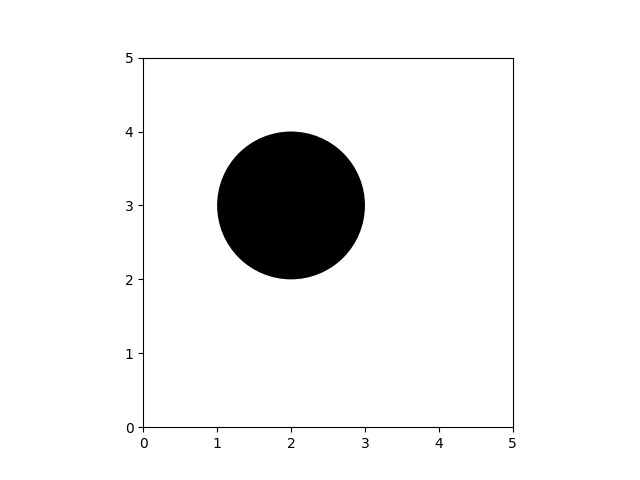
#> input picture 几何变换/Circle.png, 640 x 480 px
$ python init.py
#> lines starting #> are read from the running program, lines starting #| are printed output that depends on the picture; long printed decimals are rounded
import cv2
import numpy as np

# 加载图像
img = cv2.imread('Circle.png')
#> img is the input picture: shape (480, 640, 3); min 0, max 255, mean 239.1

# 获取图像尺寸
rows, cols, _ = img.shape
#> rows = 480; cols = 640

# 定义变换前后的三个点的坐标
src_pts = np.float32([[0, 0], [cols-1, 0], [0, rows-1]])
#> src_pts = [[0, 0], [639, 0], [0, 479]]
dst_pts = np.float32([[cols*0.2, rows*0.2], [cols*0.8, rows*0.2], [cols*0.1, rows*0.9]])
#> dst_pts = [[128, 96], [512, 96], [64, 432]]

# 计算仿射变换矩阵
M = cv2.getAffineTransform(src_pts, dst_pts)
#> M = [[0.601, -0.134, 128], [0, 0.701, 96]]
print(M)
#| [[  0.6009  -0.1336 128.        ]
#|  [  0.           0.7015  96.        ]]
# 执行仿射变换
dst = cv2.warpAffine(img, M, (cols, rows))
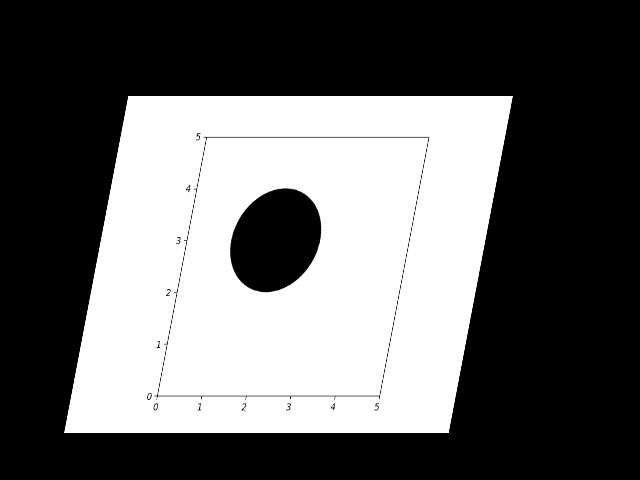
#> dst: shape (480, 640, 3); min 0, max 255, mean 100.9

# 显示原始图像和变换后的图像
cv2.imshow('Original Image', img)
cv2.imshow('Transformed Image', dst)
cv2.waitKey(0)
cv2.destroyAllWindows()
